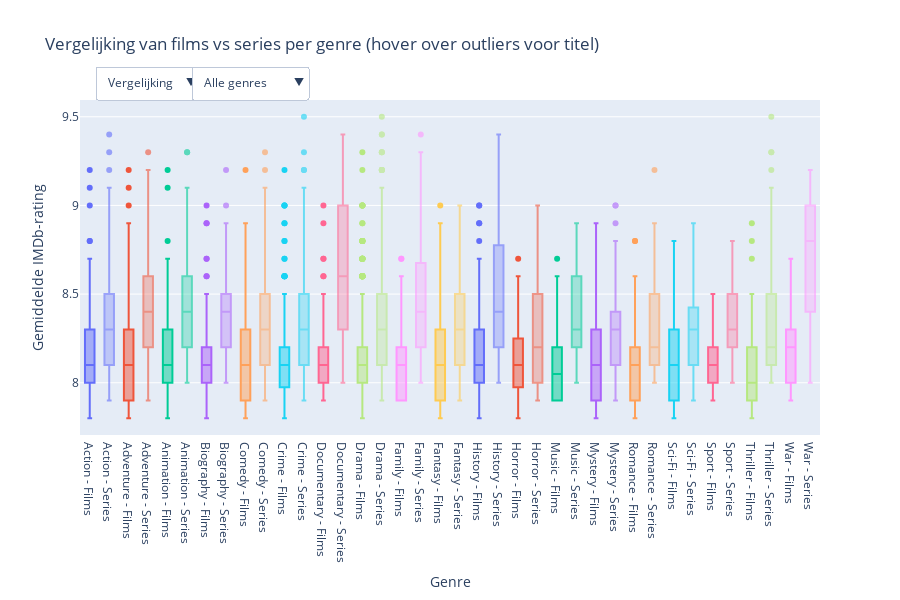

Source (notebook cell):
### Markdown cell above
# Argument 5

De gemiddelde rating per genre is voor tv series natuurlijk hoger dan films dan ook. Over het algemeen zien we dat voor movies het allemaal rond de 8.1-8.2 zit voor elke genre, terwijl voor tv series de meeste zitten op 8.3 tot 8.4. Daarnaast zien we dat oorlogsseries een 8.7 rating scoren, en documentseries met 8.6. Dit zijn zeer hoge ratings vergeleken met de andere genres die rond de 8.1-8.2 zitten. OOk familie, geschiedenis, gameshows presteren goed met een gemiddelde van 8.5. We kunnen dus concluderen dat series domineren vanaf 8.3 tot aan de top van de ratingschaal.

### Code cell
import pandas as pd
import plotly.express as px
import plotly.graph_objects as go

# Laad beide datasets
movies_data = pd.read_csv('data/movies.csv')
series_data = pd.read_csv('data/tvseries.csv')

# Functie om data voor te bereiden
def prepare_data(data):
    data_exploded = data.assign(genres=data['genres'].str.split(', ')).explode('genres')
    genre_counts = data_exploded['genres'].value_counts()
    top_genres = genre_counts[genre_counts > 10].index
    filtered_data = data_exploded[data_exploded['genres'].isin(top_genres)]
    return filtered_data, top_genres

# Bereid beide datasets voor
movies_filtered, movies_genres = prepare_data(movies_data)
series_filtered, series_genres = prepare_data(series_data)

# Alle unieke genres voor de genre dropdown
all_genres = sorted(set(movies_genres) | set(series_genres))

# Vind gemeenschappelijke genres voor vergelijking
common_genres = list(set(movies_genres) & set(series_genres))
common_genres.sort()

# Maak een gecombineerde figuur
fig = go.Figure()

# Keep track of trace information for proper filtering
trace_info = []

# Voeg movie traces toe (standaard onzichtbaar)
movies_fig = px.box(movies_filtered,
                    x='genres',
                    y='averageRating',
                    color='genres',
                    points='outliers',
                    hover_data=['title'])

for trace in movies_fig.data:
    trace.visible = False
    genre_name = trace.name.replace('genres=', '')
    trace.name = f"Films - {genre_name}"
    trace.legendgroup = "films"
    fig.add_trace(trace)
    trace_info.append({'type': 'movies', 'genre': genre_name})

# Voeg series traces toe (standaard onzichtbaar)  
series_fig = px.box(series_filtered,
                    x='genres', 
                    y='averageRating',
                    color='genres',
                    points='outliers',
                    hover_data=['title'])

for trace in series_fig.data:
    trace.visible = False
    genre_name = trace.name.replace('genres=', '')
    trace.name = f"Series - {genre_name}"
    trace.legendgroup = "series"
    fig.add_trace(trace)
    trace_info.append({'type': 'series', 'genre': genre_name})

# Voeg vergelijkingstraces toe voor gemeenschappelijke genres (standaard zichtbaar)
for genre in common_genres:
    # Films data voor dit genre
    movies_genre_data = movies_filtered[movies_filtered['genres'] == genre]
    fig.add_trace(go.Box(
        y=movies_genre_data['averageRating'],
        x=[f"{genre} - Films"] * len(movies_genre_data),
        name=f"Films - {genre}",
        marker_color=px.colors.qualitative.Plotly[common_genres.index(genre) % len(px.colors.qualitative.Plotly)],
        boxpoints='outliers',
        customdata=movies_genre_data[['title']],
        hovertemplate='<b>%{x}</b><br>Rating: %{y}<br>Titel: %{customdata[0]}<extra></extra>',
        visible=True,
        legendgroup="comparison"
    ))
    trace_info.append({'type': 'comparison_movies', 'genre': genre})
    
    # Series data voor dit genre
    series_genre_data = series_filtered[series_filtered['genres'] == genre]
    fig.add_trace(go.Box(
        y=series_genre_data['averageRating'],
        x=[f"{genre} - Series"] * len(series_genre_data),
        name=f"Series - {genre}",
        marker_color=px.colors.qualitative.Plotly[common_genres.index(genre) % len(px.colors.qualitative.Plotly)],
        boxpoints='outliers',
        customdata=series_genre_data[['title']],
        hovertemplate='<b>%{x}</b><br>Rating: %{y}<br>Titel: %{customdata[0]}<extra></extra>',
        visible=True,
        opacity=0.6,
        legendgroup="comparison"
    ))
    trace_info.append({'type': 'comparison_series', 'genre': genre})

# Bereken counts
movies_count = len([t for t in trace_info if t['type'] == 'movies'])
series_count = len([t for t in trace_info if t['type'] == 'series'])
comparison_count = len([t for t in trace_info if t['type'].startswith('comparison')])

# Maak genre filter buttons dynamisch
def create_genre_buttons():
    # Alle genres button
    buttons = [{
        "label": "Alle genres",
        "method": "restyle",
        "args": [{"visible": [True] * len(trace_info)}]
    }]
    
    for genre in all_genres:
        # Maak visibility array voor dit genre
        visibility = []
        
        for trace in trace_info:
            # Show trace if it matches the selected genre
            visibility.append(trace['genre'] == genre)
        
        buttons.append({
            "label": genre,
            "method": "restyle", 
            "args": [{"visible": visibility}]
        })
    
    return buttons

# Update layout
fig.update_layout(
    title='Vergelijking van films vs series per genre (hover over outliers voor titel)',
    updatemenus=[
        # Films/Series/Vergelijking schakelaar
        {
            "buttons": [
                {
                    "label": "Films",
                    "method": "update",
                    "args": [
                        {"visible": [t['type'] == 'movies' for t in trace_info]},
                        {"title": "Ratingverdeling per genre voor films (hover over outliers voor titel)"}
                    ]
                },
                {
                    "label": "Series",
                    "method": "update",
                    "args": [
                        {"visible": [t['type'] == 'series' for t in trace_info]},
                        {"title": "Ratingverdeling per genre voor series (hover over outliers voor titel)"}
                    ]
                },
                {
                    "label": "Vergelijking",
                    "method": "update",
                    "args": [
                        {"visible": [t['type'].startswith('comparison') for t in trace_info]},
                        {"title": "Vergelijking van films vs series per genre (hover over outliers voor titel)"}
                    ]
                }
            ],
            "direction": "down",
            "showactive": True,
            "active": 2,
            "x": 0.02,
            "xanchor": "left",
            "y": 1.1,
            "yanchor": "top"
        },
        # Genre filter - werkt op de momenteel zichtbare data
        {
            "buttons": create_genre_buttons(),
            "direction": "down",
            "showactive": True,
            "x": 0.15,
            "xanchor": "left",
            "y": 1.1,
            "yanchor": "top"
        }
    ],
    xaxis_title="Genre",
    yaxis_title="Gemiddelde IMDb-rating",
    height=600,
    hoverlabel=dict(bgcolor="white", font_size=13, font_family="Arial"),
    showlegend=False
)

fig.show()
